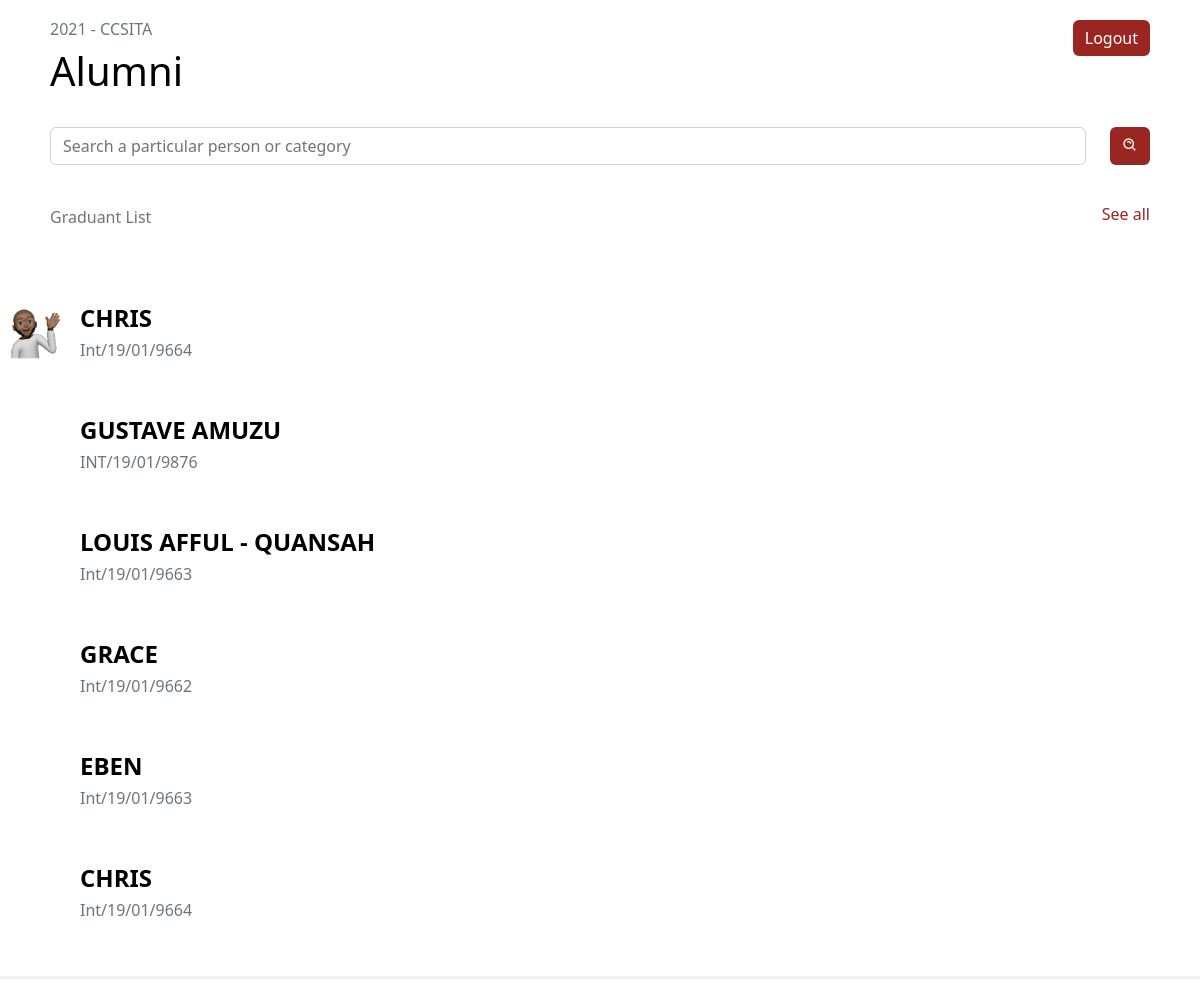
The page /userbase (signed in) on the database its author committed.
### app.py (models this page shows)
class User(db.Model,UserMixin):
    id= db.Column(db.Integer, primary_key=True)
    fullname= db.Column(db.String()  )
    indexnumber= db.Column(db.Integer())
    gender= db.Column(db.String()    )
    school= db.Column(db.String()    )
    department= db.Column(db.String()    )
    program= db.Column(db.String()   )
    completed= db.Column(db.Integer()     )
    admitted= db.Column(db.Integer()  )
    email= db.Column(db.String()     )
    telephone= db.Column(db.String()     )
    hall= db.Column(db.String()  )
    nationality= db.Column(db.String()   )
    address= db.Column(db.String()   )
    work= db.Column(db.String()  )
    guardian= db.Column(db.String()  )
    kin= db.Column(db.String()   )
    relationship= db.Column(db.String()  )
    marital= db.Column(db.String()   )
    health= db.Column(db.String()    )
    extra= db.Column(db.String()     )
    image_file = db.Column(db.String(20))
    def __repr__(self):
        return f"User('{self.id}', {self.fullname}, {self.gender}'"

### app.py (the view)
@app.route('/userbase')
@login_required
def userbase():
    print("Fetching all")
    users=User.query.order_by(User.id.desc()).all()
    print(users)
    print(current_user)
    return render_template("userbase.html", users=users, current_user=current_user, header="Information Technology", smalltitle="2021", name="- CCSITA", numberofentries="16 entries")

### forms.py
class Search(FlaskForm):
    searched = StringField('Searched', validators=[DataRequired()])
    submit = SubmitField('Search')

### app.py (called while the page is built)
@login_manager.user_loader
def load_user(user_id):
    return Person.query.get(int(user_id))

@app.context_processor
def base():
    form=Search()
    return dict(form=form)

    def __repr__(self):
        return f"Person('{self.id}', {self.name}', {self.yearCompleted})"

### templates/userbase.html (shortened to what this page needs)
{% extends 'userlayout.html' %}
{% block body %}
<div class="ade" style="display: flex; justify-content: space-between;">
  <p class="text-muted">Graduant List</p>
  <a href="" style="text-decoration: none; color: #992621;">
    <h6> See all</h6>
  </a>
</div>
</div>
<br>
<div style="display: flex; border-bottom: 3px solid #f2f2f2;">
  <div class="user-pic" style="padding-right: 10px;">
      <img src="static/img/memoji.png" >
  </div>
  <div class="user-text" style="display: flex; justify-content: space-between; width: 100%; margin-top: 15px;">
        <div>
          {%for user in users%}
          <div>
            <a href="{{url_for("userinformation", userid=user.id)}}" style="text-decoration: none; color: #992621;">
              <h4 class="names"><b> {{user.fullname}}</h4>
              <h6 class="text-muted">{{user.indexnumber}}</h6><br><br>
          </a>
          </div>
        {% endfor %}
      </div>
  </div>
</div>
{% endblock body %}

### static/css/newstyle.css (style rules this page uses)
body { background: #f2f2f2; }
h4 { color: black; }
.names { text-transform: uppercase; color: black; }
.user-pic img { width: 70px; height: 70px; }
.user-text { display: flex; justify-content: space-between; width: 100%; margin-top: 15px; }

### rows shown on the page
User: fullname "CHRIS", indexnumber "Int/19/01/9664"
User: fullname "GUSTAVE AMUZU", indexnumber "INT/19/01/9876"
User: fullname "LOUIS AFFUL - QUANSAH", indexnumber "Int/19/01/9663"
User: fullname "GRACE", indexnumber "Int/19/01/9662"
User: fullname "EBEN", indexnumber "Int/19/01/9663"
User: fullname "CHRIS", indexnumber "Int/19/01/9664"

### other values the page prints
{{ smalltitle }} "2021"
{{ name }} "- CCSITA"
